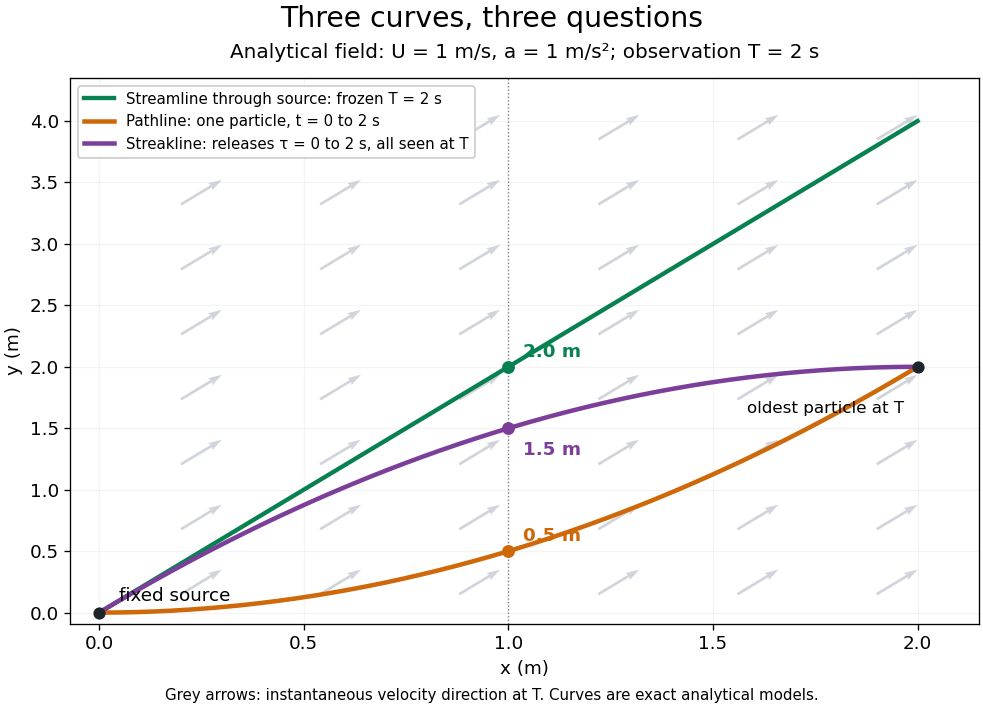

Source code (Python):
"""Original analytical curves, u=(U,a*t); run from _media, Python 3.14.

Spatial units: m; time: s; U=1 m/s; a=1 m/s^2; T=2 s.
This plots exact parameterizations, not fitted or experimental data.
"""
from pathlib import Path
import numpy as np
import matplotlib.pyplot as plt


def main():
    U, a, T = 1.0, 1.0, 2.0
    x = np.linspace(0, U*T, 501)
    t = x/U
    tau = T-x/U
    streamline = a*T*x/U
    pathline = a*t*t/2
    streakline = a*(T*T-tau*tau)/2
    assert np.allclose(streakline, a*T*x/U-a*x*x/(2*U*U))
    assert np.allclose(np.gradient(pathline, t)[1:-1], a*t[1:-1])
    plt.rcParams.update({'font.size': 11, 'axes.titlesize': 12,
                         'figure.facecolor': 'white', 'axes.facecolor': 'white'})
    fig, ax = plt.subplots(figsize=(8.2, 5.9), layout='constrained')
    fig.suptitle('Three curves, three questions', fontsize=17)
    ax.set_title('Analytical field: U = 1 m/s, a = 1 m/s²; observation T = 2 s', pad=12)
    # All arrows represent the velocity at the SAME physical time T.
    gx, gy = np.meshgrid(np.linspace(0.2, 1.9, 6), np.linspace(0.15, 3.85, 8))
    ax.quiver(gx, gy, U*np.ones_like(gx), a*T*np.ones_like(gy),
              angles='xy', scale_units='xy', scale=10, color='#d1d5db', width=0.003,
              zorder=0)
    ax.plot(x, streamline, color='#078150', lw=2.6,
            label='Streamline through source: frozen T = 2 s')
    ax.plot(x, pathline, color='#ce6809', lw=2.7,
            label='Pathline: one particle, t = 0 to 2 s')
    ax.plot(x, streakline, color='#7c3f99', lw=2.7,
            label='Streakline: releases τ = 0 to 2 s, all seen at T')
    for y, color, txt in [(0.5, '#ce6809', '0.5 m'), (1.5, '#7c3f99', '1.5 m'),
                           (2.0, '#078150', '2.0 m')]:
        ax.scatter([1], [y], s=45, color=color, zorder=5)
        ax.annotate(txt, (1, y), xytext=(9, -16 if y==1.5 else 6),
                    textcoords='offset points', color=color, weight='bold')
    ax.scatter([0, 2], [0, 2], color='#20252c', s=40, zorder=6)
    ax.annotate('fixed source', (0, 0), xytext=(12, 7), textcoords='offset points')
    ax.annotate('oldest particle at T', (2, 2), xytext=(-8, -28),
                ha='right', textcoords='offset points', fontsize=10)
    ax.axvline(1, color='#777777', lw=0.8, ls=':', zorder=0)
    ax.set(xlabel='x (m)', ylabel='y (m)', xlim=(-0.07, 2.15), ylim=(-0.09, 4.35))
    ax.set_xticks(np.arange(0, 2.1, 0.5))
    ax.grid(alpha=0.13)
    ax.legend(loc='upper left', fontsize=9, framealpha=1)
    fig.supxlabel('Grey arrows: instantaneous velocity direction at T. Curves are exact analytical models.',
                  fontsize=9)
    fig.savefig(Path(__file__).with_suffix('.png').name, dpi=120, facecolor='white')
    plt.close(fig)


if __name__ == '__main__':
    main()
